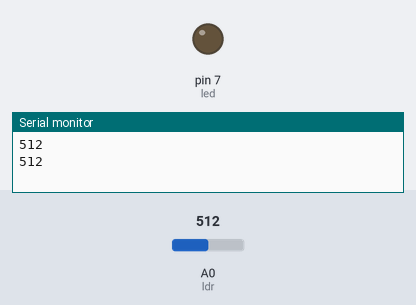
This sketch was run on a simulated Arduino Uno, built with avr-gcc and run on an emulated ATmega328P. On the bench: output pins drawn as LEDs (lit = HIGH), the last lines printed to the serial monitor. The inputs (shaded band) are chosen by the test bench; at power-on: A0 (ldr) = 512.

Above: at 1.8 s.
1.9 s: A0 (ldr) set to 24
4.2 s: A0 (ldr) set to 19
At 7.2 s:
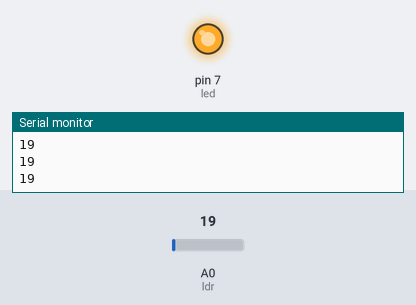
7.5 s: A0 (ldr) set to 122
At 9.7 s:
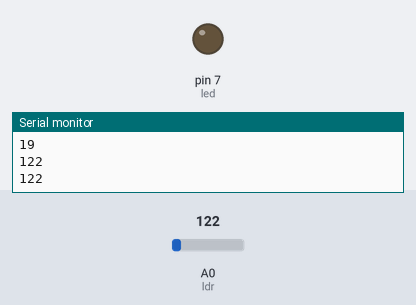
10.5 s: A0 (ldr) set to 10
At 13.2 s:
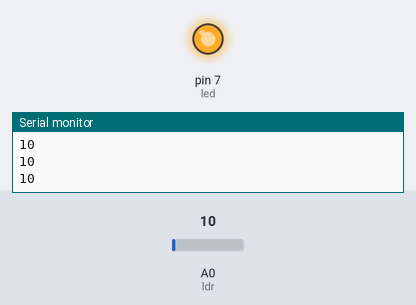
Timing chart, 0 to 14.5 s (numbered marks = the images above; inputs shaded):
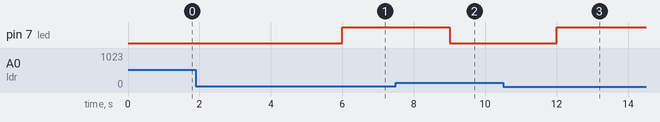

The sketch:

_7.-Ejercicio1.ino
```cpp
//Declaramos los pines que se van a usar.
const int ldr=A0;
const int led=7;

void setup() {
  //Habilitamos un pin de tipo salida
  pinMode(led,OUTPUT);
  //Establecemos la comunicación serial
  Serial.begin(9600);
}

void loop() {
  //En la variable dato se almacenara los datos capturados por el LDR
    int dato=analogRead(ldr);
    Serial.println(dato);
    delay(1000);
  //Pregunta si el dato capturado es menor a 20.
    if(dato<=20){
      //Si es menor, se encendera e led
      digitalWrite(led,HIGH);
      }
    else{
      //Si es mayor se apagara el led
      digitalWrite(led,LOW);
      }
}
```

Measured:
- the behaviour switches between 21 and 20 on A0 (ldr) (found by bisection; images 0 and 1)
- after the input at 4.2 s, pin 7 (led): LOW → HIGH after 1.8 s
- after the input at 7.5 s, pin 7 (led): HIGH → LOW after 1.5 s
- after the input at 10.5 s, pin 7 (led): LOW → HIGH after 1.5 s
